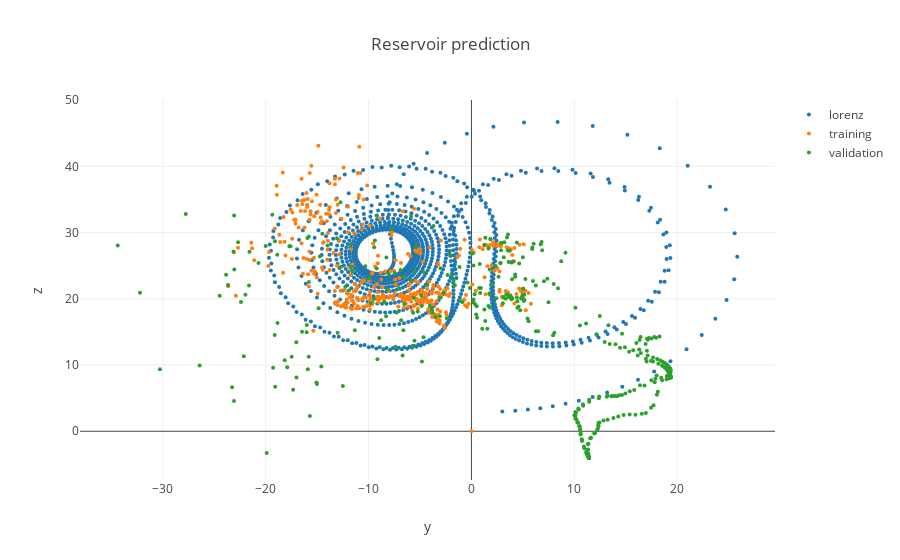

Source (notebook cell):
### Code cell
layout = go.Layout(
    title='Reservoir prediction',
    xaxis=dict(title='y'),
    yaxis=dict(title='z'),
)

figure = go.Figure([
    go.Scatter(x=y[::10], y=z[::10], name='lorenz', mode='markers', marker=dict(size=4)),
    go.Scatter(x=xyz[:4000:10, 1], y=xyz[:4000:10, 2], name='training', mode='markers', marker=dict(size=4)),
    go.Scatter(x=xyz[4000::10, 1], y=xyz[4000::10, 2], name='validation', mode='markers', marker=dict(size=4)),
], layout)

py.iplot(figure)

### Figure 1 — Plotly figure (JSON) as saved in the notebook; plotly's stock layout.template omitted (floating-point values rounded to 4 significant figures; data arrays with more than 128 entries replaced by an {"elided": "..."} marker saying what was removed)
{"data": [{"marker": {"size": 4}, "mode": "markers", "name": "lorenz", "type": "scatter", "uid": "4fcf10f4-76d5-4785-9f6d-65154b1e99e5", "x": {"elided": "1001 float values"}, "y": {"elided": "1001 float values"}}, {"marker": {"size": 4}, "mode": "markers", "name": "training", "type": "scatter", "uid": "99f66783-4993-4439-83fd-1c41fc2379b4", "x": {"elided": "400 float values"}, "y": {"elided": "400 float values"}}, {"marker": {"size": 4}, "mode": "markers", "name": "validation", "type": "scatter", "uid": "e93ea127-9ef9-45ca-9db4-36253cbe08f5", "x": {"elided": "401 float values"}, "y": {"elided": "401 float values"}}], "layout": {"title": {"text": "Reservoir prediction"}, "xaxis": {"title": {"text": "y"}}, "yaxis": {"title": {"text": "z"}}}}
